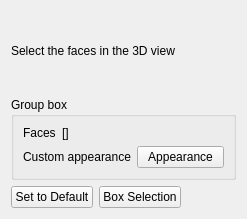
<?xml version="1.0" encoding="UTF-8"?>
<ui version="4.0">
 <class>PartGui::TaskFaceAppearances</class>
 <widget class="QWidget" name="PartGui::TaskFaceAppearances">
  <property name="geometry">
   <rect>
    <x>0</x>
    <y>0</y>
    <width>247</width>
    <height>219</height>
   </rect>
  </property>
  <property name="windowTitle">
   <string>Appearance per Face</string>
  </property>
  <layout class="QVBoxLayout" name="verticalLayout">
   <item>
    <widget class="QLabel" name="label">
     <property name="text">
      <string>Select the faces in the 3D view</string>
     </property>
    </widget>
   </item>
   <item>
    <widget class="QGroupBox" name="groupBox">
     <property name="title">
      <string notr="true">Group box</string>
     </property>
     <layout class="QVBoxLayout" name="verticalLayout_2">
      <item>
       <layout class="QHBoxLayout" name="horizontalLayout">
        <item>
         <widget class="QLabel" name="faceLabel">
          <property name="sizePolicy">
           <sizepolicy hsizetype="Maximum" vsizetype="Preferred">
            <horstretch>0</horstretch>
            <verstretch>0</verstretch>
           </sizepolicy>
          </property>
          <property name="text">
           <string>Faces</string>
          </property>
         </widget>
        </item>
        <item>
         <widget class="QLabel" name="labelElement">
          <property name="text">
           <string notr="true">[]</string>
          </property>
         </widget>
        </item>
       </layout>
      </item>
      <item>
       <layout class="QHBoxLayout" name="materialLayout"/>
      </item>
      <item>
       <layout class="QGridLayout" name="gridLayout">
        <item row="0" column="1">
         <widget class="QPushButton" name="buttonCustomAppearance">
          <property name="text">
           <string>Appearance</string>

          </property>
         </widget>
        </item>
        <item row="0" column="0">
         <widget class="QLabel" name="labelCustomAppearance">
          <property name="text">
           <string>Custom appearance</string>
          </property>
         </widget>
        </item>
       </layout>
      </item>
     </layout>
    </widget>
   </item>
   <item>
    <layout class="QGridLayout" name="gridLayout_2">
     <item row="0" column="0">
      <widget class="QPushButton" name="defaultButton">
       <property name="toolTip">
        <string>Resets color for all faces of the part</string>
       </property>
       <property name="text">
        <string>Set to Default</string>
       </property>
      </widget>
     </item>
     <item row="0" column="1">
      <widget class="QPushButton" name="boxSelection">
       <property name="toolTip">
        <string>Allows the selection of multiple faces by dragging a rectangle in the 3D view</string>
       </property>
       <property name="text">
        <string>Box Selection</string>
       </property>
       <property name="checkable">
        <bool>true</bool>
       </property>
       <property name="checked">
        <bool>false</bool>
       </property>
       <property name="autoDefault">
        <bool>false</bool>
       </property>
       <property name="default">
        <bool>false</bool>
       </property>
       <property name="flat">
        <bool>false</bool>
       </property>
      </widget>
     </item>
     <item row="0" column="2">
      <spacer name="horizontalSpacer">
       <property name="orientation">
        <enum>Qt::Horizontal</enum>
       </property>
       <property name="sizeHint" stdset="0">
        <size>
         <width>40</width>
         <height>20</height>
        </size>
       </property>
      </spacer>
     </item>
    </layout>
   </item>
  </layout>
 </widget>
 <resources/>
 <connections/>
</ui>
